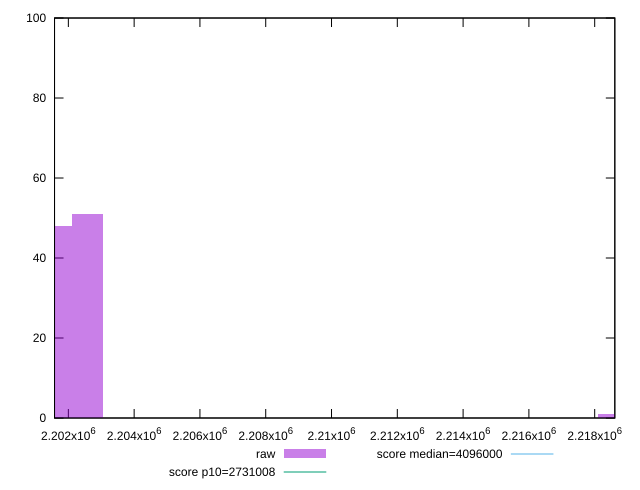

Source code (gnuplot):
reset

$raw <<EOF
2218584.9987285207 1
2201627.6611586213 48
2202569.7354680602 51
EOF

set key outside below
set boxwidth 942.0743094388623
set xrange [2201580:2218612]
set yrange [0:100]
set trange [0:100]
set style fill transparent solid 0.5 noborder

set parametric
set terminal svg size 640, 490 enhanced background rgb 'white'
set output "report_00013_2021-02-09T12-04-24.940Z/total-byte-weight/samples/pages/raw/histogram.svg"

plot $raw title "raw" with boxes, \
     2731008,t title "score p10=2731008", \
     4096000,t title "score median=4096000"

reset
